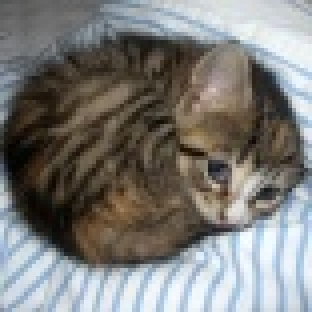
#> input picture specification/cat.jpg, 78 x 78 px (shown 4 times larger)
$ python test_data_augmentation.py   (older library calls are emulated)
#> lines starting #> are read from the running program, lines starting #| are printed output that depends on the picture
### Assignment3/Transformations.py

from SampleTransformation import SampleTransformation
import numpy as np
import pdb
import skimage
import skimage.transform
import random

class IdentityTransformation(SampleTransformation):
    # A transformation that does not do anything.

    def apply(self, sample):
        # Apply the transformation and return the transformed version.
        return sample

class FloatCastTransformation(SampleTransformation):
    # Casts the sample datatype to single-precision float (e.g. numpy.float32).

    def apply(self, sample):
        # Apply the transformation and return the transformed version.
        return np.float32(sample)


class SubtractionTransformation(SampleTransformation):
    # Subtract a scalar from all features.

    # [29 lines left out: functions from_dataset_mean, __init__, apply, not called in this run]

    def value(self):
        # Return the subtracted value.
        return self.value

class DivisionTransformation(SampleTransformation):
    # Divide all features by a scalar.

    # [29 lines left out: functions from_dataset_stddev, __init__, apply, not called in this run]

    def value(self):
        # Return the divisor.
        return self.value

class PerChannelSubtractionImageTransformation(SampleTransformation):
    # Perform per-channel subtraction of of image samples with a scalar.

    # [36 lines left out: functions from_dataset_mean, __init__, apply, not called in this run]

    def values(self):
        # Return the subtracted values.
        return self.values

class PerChannelDivisionImageTransformation(SampleTransformation):
    # Perform per-channel division of of image samples with a scalar.

    # [36 lines left out: functions from_dataset_stddev, __init__, apply, not called in this run]

    def values(self):
        # Return the divisors.
        return self.values

class ResizeImageTransformation(SampleTransformation):
    # Resize samples so that their smaller side length
    # (width or height) is as specified. For instance, if
    # the specified size is 32 and an input image is of
    # shape 50x60x3, the output size will be 32x38x3.

    # [19 lines left out: functions __init__, apply, not called in this run]

class HorizontalMirroringTransformation(SampleTransformation):
    # Perform horizontal mirroring of samples with a given probability.

    def __init__(self, proba):
        # Constructor.
        # proba is a value in [0,1] that determines how likely it is
        # that a sample is mirrored (as opposed to left unchanged).
        self.proba=proba

    def apply(self, sample):
        # Apply the transformation and return the transformed version.
        # sample must be a 3D tensor with shape [rows,cols,channels].
        if random.random() < self.proba:
            return sample
        else:
            return np.fliplr(sample)

class RandomCropTransformation(SampleTransformation):
    # Randomly crop samples to a given size.

    def __init__(self, width, height):
        # Constructor.
        # Images are cropped randomly to the specified width and height.
        self.width = width
        self.height = height

    def apply(self, sample):
        # Apply the transformation and return the transformed version.
        # sample must be a 3D tensor with shape [rows,cols,channels].
        # If rows < height or cols < width, an error is raised.
        rows = sample.shape[0]
        cols = sample.shape[1]
        if (rows < self.height):
            raise Exception('The height of the sample is smaller than the cropped height')
        if (cols < self.width):
            raise Exception('The width of the sample is smaller than the cropped width')
        height_diff = rows - self.height
        width_diff = cols - self.width
        height_slide = random.randint(0, height_diff)
        width_slide= random.randint(0, width_diff)
        return sample[height_slide:(height_slide+self.height), width_slide:(width_slide+self.width), :]

class CenterCropTransformation(SampleTransformation):
    # Crop samples to a given size.

    def __init__(self, width, height):
        # Constructor.
        # Images are cropped to the specified width and height on all sides equally.
        self.width = width
        self.height = height

    def apply(self, sample):
        # Apply the transformation and return the transformed version.
        # sample must be a 3D tensor with shape [rows,cols,channels].
        # If rows < height or cols < width, an error is raised.
        rows = sample.shape[0]
        cols = sample.shape[1]
        if (rows < self.height):
            raise Exception('The height of the sample is smaller than the cropped height')
        if (cols < self.width):
            raise Exception('The width of the sample is smaller than the cropped width')
        height_diff = rows - self.height
        width_diff = cols - self.width
        height_slide = int(height_diff/2)
        width_slide= int(width_diff/2)
        return sample[height_slide:(height_slide+self.height), width_slide:(width_slide+self.width), :]

### Assignment3/TransformationSequence.py
from SampleTransformation import SampleTransformation

class TransformationSequence(SampleTransformation):
    # Applies a sequence of transformations
    # in the order they were added via add_transformation().

    def __init__(self):
        # Constructor.
        self.transformations=[]

    def add_transformation(self, transformation):
        # Add a transformation (type SampleTransformation) to the sequence.
        self.transformations.append(transformation)

    # [4 lines left out: function get_transformation, not called in this run]

    def apply(self, sample):
        # Apply the transformation and return the transformed version.
        for trans in self.transformations:
            sample=trans.apply(sample)
        return sample

### Assignment3/test_data_augmentation.py


import io
import numpy as np
from scipy.misc import imread
from scipy.misc import imsave

from TinyCifar10Dataset import TinyCifar10Dataset
from Cifar10Dataset import Cifar10Dataset
from Transformations import *
from TransformationSequence import TransformationSequence
import common

MIRROR_PROB = 0.5
CROP_WIDTH = 48
CROP_HEIGHT = 48

cifar10batchesdir=common.configs["cifar10batchesdir"]

imagepath = "../specification/"
imageName = "cat.jpg"
sample = imread(imagepath+imageName)
#> sample is the input picture: shape (78, 78, 3); mean R, G, B 124.1, 123.3, 120.2
savepath = "augmented_samples/"

print("Creating Transformations")
mirror_trans = HorizontalMirroringTransformation(MIRROR_PROB)
crop_trans = RandomCropTransformation(CROP_WIDTH, CROP_HEIGHT)
center_crop_trans = CenterCropTransformation(CROP_WIDTH, CROP_HEIGHT)

transformation_seq=TransformationSequence()
transformation_seq.add_transformation(mirror_trans)
transformation_seq.add_transformation(crop_trans)

print("Applying Transformations & Saving Images")
for i in range(0,10):
    newsample=transformation_seq.apply(sample)
    imsave(savepath+("%02.i_" % i)+imageName, newsample)
#> this loop made 10 passes
#> pass 1, `newsample=transformation_seq.apply(sample)`:
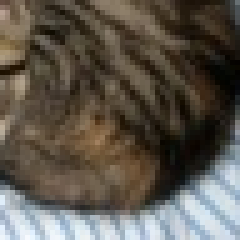
#> newsample: shape (48, 48, 3) (shown 5 times larger); mean R, G, B 93.4, 86.7, 77
#> pass 2, `newsample=transformation_seq.apply(sample)`:
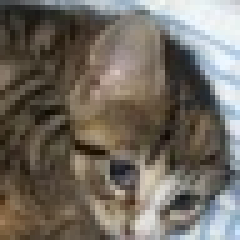
#> newsample: shape (48, 48, 3) (shown 5 times larger); mean R, G, B 113.9, 107.5, 98.5
#> pass 3, `newsample=transformation_seq.apply(sample)`:
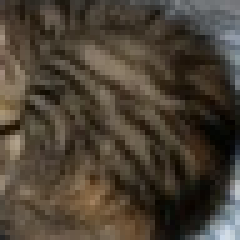
#> newsample: shape (48, 48, 3) (shown 5 times larger); mean R, G, B 74.9, 65.3, 52.8

transformation_seq=TransformationSequence()
transformation_seq.add_transformation(center_crop_trans)

newsample=transformation_seq.apply(sample)
#> the loop in apply (call 11), `for trans in self.transformations:` made 1 pass
#> pass 1, in apply (call 11), `sample=trans.apply(sample)`:
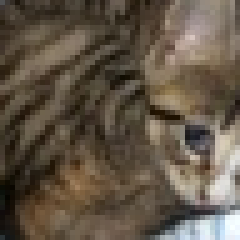
#> sample: shape (48, 48, 3) (shown 5 times larger); mean of channels 0, 1, 2 98.4, 86.4, 71.7; drawn as R, G, B
imsave(savepath+"00_center_"+imageName, newsample)
